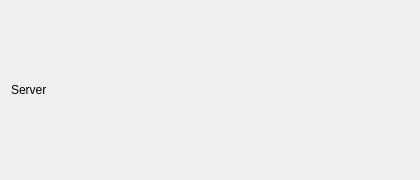
<?xml version="1.0" encoding="UTF-8"?>
<ui version="4.0">
 <class>Widget</class>
 <widget class="QWidget" name="Widget">
  <property name="geometry">
   <rect>
    <x>0</x>
    <y>0</y>
    <width>420</width>
    <height>180</height>
   </rect>
  </property>
  <property name="windowTitle">
   <string>Widget</string>
  </property>
  <layout class="QVBoxLayout" name="verticalLayout">
   <item>
    <widget class="QLabel" name="label">
     <property name="text">
      <string>Server</string>
     </property>
    </widget>
   </item>
  </layout>
 </widget>
 <resources/>
 <connections/>
</ui>
